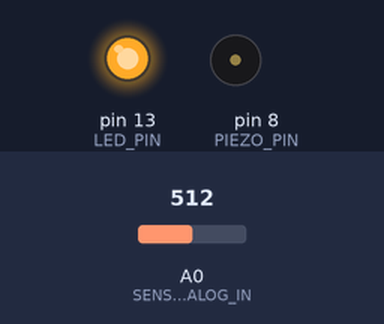
A sketch run on a simulated Arduino Uno, built with avr-gcc and run on an emulated ATmega328P. On the bench: output pins drawn as LEDs (lit = HIGH), buzzer (waves = sounding). The test bench sets the inputs (shaded band); at power-on: A0 (SENSOR_ANALOG_IN) = 512.

Above: at 0.1 s.
At 5.1 s:
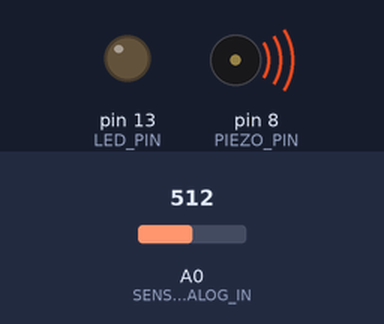
Timing chart, 0 to 6.6 s (numbered marks = the images above):
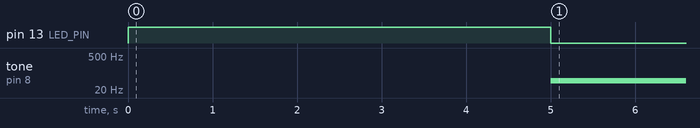

The sketch:

light_theremin.ino
```cpp
/* light_theremine.ino
 *  Programmer: Daniel Richardson
 *  9/1/2016
 *  The base of this code is from the Genuino projects book.
 *  I have made a few small changes and improvements to make
 *  it run a little faster.
 *
 *  This is a simple program, it takes sensor information in
 *  from analog using a light sensor. Those values read in are
 *  then scaled so that it can be outputted as a the piezo tone.
 */


/* pins both analog and digital */
#define LED_PIN 13            // led pin on 13 (the uno board) to show calibrate timer.
#define SENSOR_ANALOG_IN A0   // connected to the light sensor that will create tone.
#define PIEZO_PIN 8           // pin connected to piezo that will output tone.

#define CALIBRATE_TIME 5000   // 5 secondss to calibrate light sesnsor for tone generation.
#define NOTE_LENGTH 20        // how long any one note will output for from the piezo.
#define TIMER 10              // used in conjuction with delay().

#define PIEZO_START_RANGE 50  // min range used in conjuction with map().
#define PIEZO_END_RANGE 4000  // max range used in conjunction with map().

int sensorValue;              // raw sesnor data
int sensorLow = 1023;         // will hold the lowest value once calibrate is finished.
int sensorHigh = 0;           // will hold the highest value once calibrate is finished.

 void setup() {
  /* keep led at pin 13 on, until calibrate is over */
  pinMode(LED_PIN, OUTPUT);
  digitalWrite(LED_PIN, HIGH);

  /* calibrate the values until timer is done */
  while (millis() < CALIBRATE_TIME)
  {
    sensorValue = analogRead(SENSOR_ANALOG_IN);
    if (sensorValue >  sensorHigh)
      sensorHigh = sensorValue;
    if (sensorValue < sensorLow)
      sensorLow = sensorValue;
  }
  /* We're done, turn off light and get started */
  digitalWrite(LED_PIN, LOW);
}

void loop() {
  int pitch;  // pitch of the tone that piezo will output.

  /* get a the raw data from analog sensor */
  sensorValue = analogRead(SENSOR_ANALOG_IN);

  /* convert raw analog data to a pitch that piezo can create */
  pitch = map(sensorValue, sensorLow, sensorHigh,
    PIEZO_START_RANGE, PIEZO_END_RANGE);

  /* play the tone generated */
  tone(PIEZO_PIN, pitch, NOTE_LENGTH);
  delay(TIMER);
}
```

Measured:
- by itself, tone on pin 8 (PIEZO_PIN): silent → 49 Hz at 5.0 s
